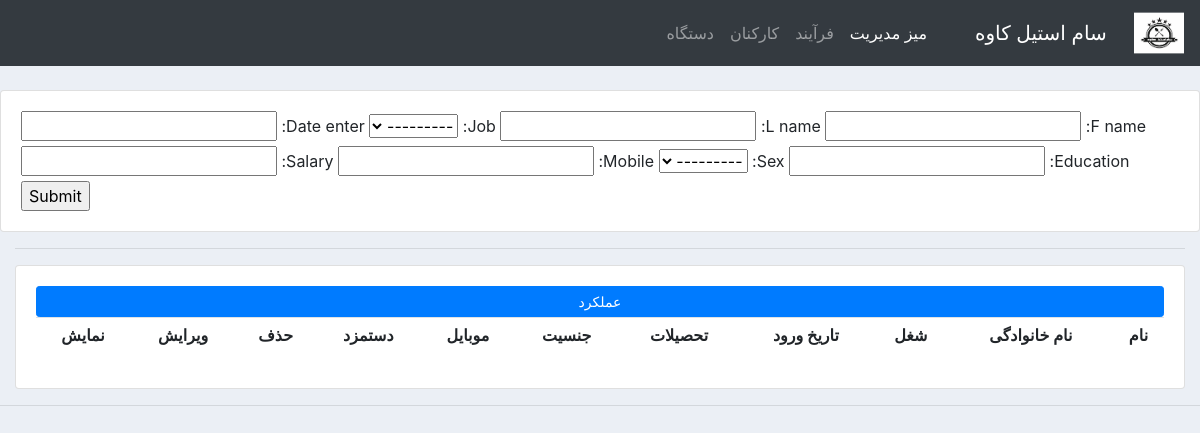
Before: /userenter/ with the older database file.
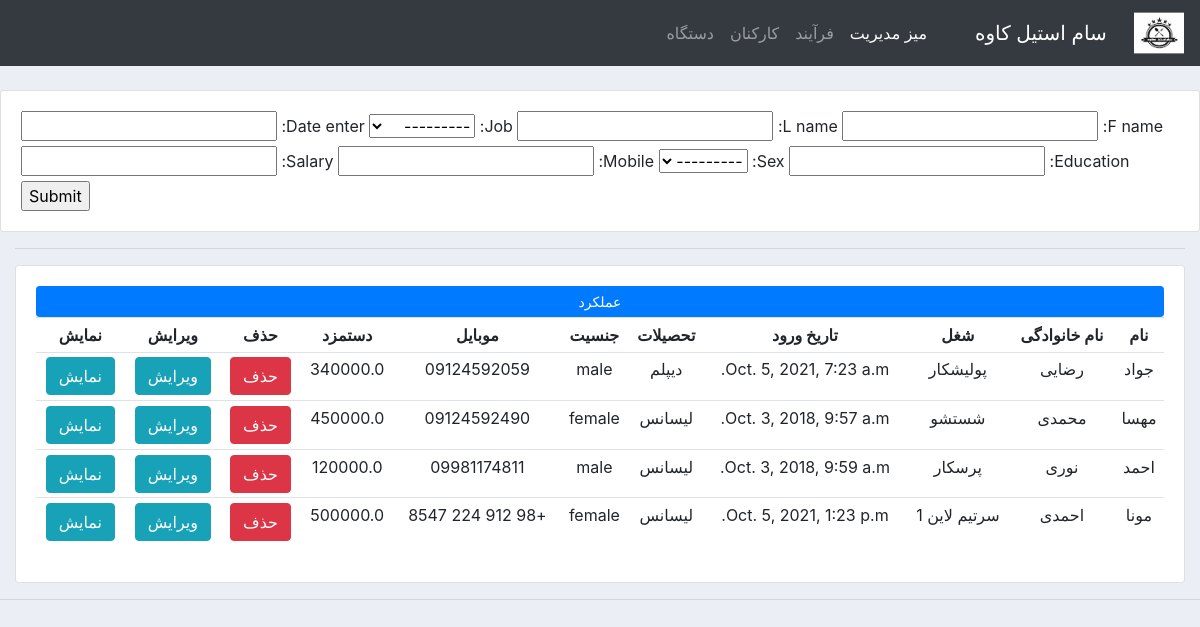
After: the same page with the newer database file.
### company/models.py (models this page shows, shortened)
class Personal(models.Model):
	SEX = (
		('male', 'male'),
		('female', 'female'),
	)
	f_name = models.CharField(max_length= 100, null= True)
	l_name = models.CharField(max_length= 100, null= True)
	job = models.ForeignKey(Job, null= True, on_delete= models.SET_NULL)
	date_enter = models.DateTimeField(null= True)
	education = models.CharField(max_length= 200, null = True)
	sex = models.CharField(max_length= 30, choices= SEX,null= True)
	mobile = models.CharField(max_length= 100, null= True)
	salary = models.FloatField(max_length= 100, null= True)

class Job(models.Model):
	name = models.CharField(max_length= 100, null= True)
	subject = models.CharField(max_length=500, null= True )
	def __str__(self):
		return (self.name)

### company/views.py (the view)
# urls.py: path("userenter/", views.userenter, name="userenter"),
def userenter(request):
    personal = Personal.objects.all()
    form = personalForm()
    if request.method == 'POST':
        form = personalForm(request.POST)
        if form.is_valid():
            form.save()
            return redirect('/')
    context = {
        'form': form,
        'personal': personal,
    }
    return render(request, "company/user.html", context)

### company/forms.py
class personalForm(ModelForm):
	class Meta:
		model = Personal
		fields = '__all__'

### company/templates/company/user.html (shortened to what this page needs)
{% extends 'company/main.html' %}
{% load static %}
{% block content %}
<br>
<div class="row">
	<div class="col-med-7">
		<div class="card card-body">
			<form action="" method="POST">
				{{form}}
				<input type="submit" name="submit">
			</form>
		</div>
	</div>
</div>
<div class="row">
	<div class="col">
		<hr>
		<div class="card card-body">
			<a class="btn btn-primary  btn-sm btn-block" href="">عملکرد</a>
			<table class="table table-sm">
				<tr>
					<th>نام </th>
					<th>نام خانوادگی </th>
					<th>شغل</th>
					<th>تاریخ ورود</th>
					<th>تحصیلات</th>
					<th>جنسیت</th>
					<th>موبایل</th>
					<th>دستمزد</th>
					<th>حذف</th>
					<th>ویرایش</th>
					<th>نمایش</th>
				</tr>
				{% for u in personal %}
				<tr>
					<td>{{ u.f_name }}</td>
					<td>{{ u.l_name }}</td>
					<td>{{ u.job }}</td>
					<td>{{ u.date_enter }}</td>
					<td>{{ u.education }}</td>
					<td>{{ u.sex }}</td>
					<td>{{ u.mobile }}</td>
					<td>{{ u.salary }}</td>
					<td><a class='btn btn-danger' href="{% url 'userenter' %}">حذف</a></td>
					<td><a class='btn btn-info' href="{% url 'update_user' u.id %}">ویرایش</a></td>
					<td><a class='btn btn-info' href="{% url 'user_views' u.id %}">نمایش</a></td>
				</tr>
				{% endfor %}
			</table>
		</div>
	</div>
</div>
{% endblock %}

### company/templates/company/main.html (shortened to what this page needs)
{% load static %}
<!DOCTYPE html>
<html dir="rtl" lang="fa">
<head>
 <link rel="stylesheet" href="https://stackpath.bootstrapcdn.com/bootstrap/4.3.1/css/bootstrap.min.css">
 <link rel="stylesheet" type="text/css" href="{% static '/css/main.css' %}">
</head>
<body>
  {%  include 'company/navbar.html' %}
  <div class="container-fluid">
  {% block content %}
  {% endblock %}
    </div>
  <hr>
</body>
</html>

### company/templates/company/navbar.html (shortened to what this page needs)
<nav class="navbar navbar-expand-lg navbar-dark bg-dark">
  <img src="/static/images/Logo.png" width="50px" height="50px">
  <a class="navbar-brand" href="#">&nbsp  سام استیل کاوه</a>
  <div class="collapse navbar-collapse" id="navbarNav">
    <ul class="navbar-nav">
      <li class="nav-item active">
        <a class="nav-link" href="http://127.0.0.1:8000/">میز مدیریت</a>
      </li>
      <li class="nav-item">
        <a class="nav-link" href="http://127.0.0.1:8000/enterprocess">فرآیند</a>
      </li>
      <li class="nav-item">
        <a class="nav-link" href="http://127.0.0.1:8000/userenter">کارکنان</a>
      </li>
      <li class="nav-item">
        <a class="nav-link" href="http://127.0.0.1:8000/machine_enter">دستگاه</a>
      </li>
    </ul>
  </div>
</nav>

### static/css/main.css (style rules this page uses)
body { background-color: #ebeff5; }

### company/templates/company/main.html (style rules this page uses)
body { background-color: #ebeff5; }
table { text-align: center; }
th { text-align: center; }
td { text-align: center; }

Changed rows visible on the page:
added Personal: f_name "جواد", l_name "رضایی", job "پولیشکار", date_enter "Oct. 5, 2021, 7:23 a.m.", education "دیپلم", sex "male", mobile "09124592059", salary "340000.0"
added Personal: f_name "مهسا", l_name "محمدی", job "شستشو", date_enter "Oct. 3, 2018, 9:57 a.m.", education "لیسانس", sex "female", mobile "09124592490", salary "450000.0"
added Personal: f_name "احمد", l_name "نوری", job "پرسکار", date_enter "Oct. 3, 2018, 9:59 a.m.", education "لیسانس", sex "male", mobile "09981174811", salary "120000.0"
added Personal: f_name "مونا", l_name "احمدی", job "سرتیم لاین 1", date_enter "Oct. 5, 2021, 1:23 p.m.", education "لیسانس", sex "female", mobile "+98 912 224 8547", salary "500000.0"
